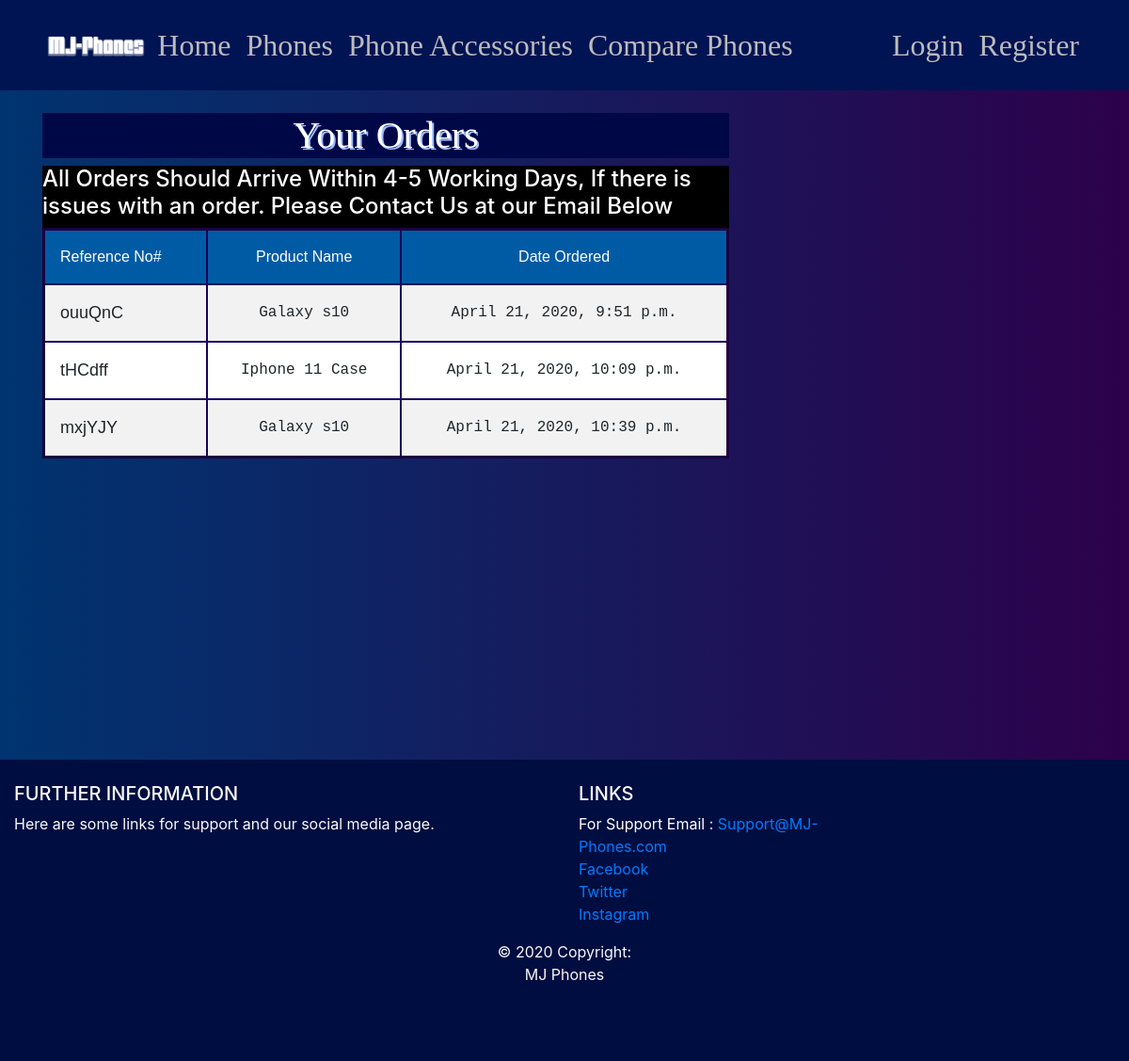
Screenshot of /orders/ with the database file from the repository.
### Phones/models.py (models this page shows, shortened)
class Order(models.Model):
    username = models.CharField(max_length=40)
    phoneProductID = models.IntegerField(blank=True, null=True)
    phoneName = models.CharField(max_length=40, blank=True, null=True)
    accessoryProductID = models.IntegerField(blank=True, null=True)
    accessoryName = models.CharField(max_length=40, blank=True, null=True)
    referrence = models.CharField(
        max_length=6,
        blank=True,
        editable=False,
        unique=True,
        default=random_string
    )
    date_ordered = models.DateTimeField(
        editable=False,
        default=datetime.datetime.today()
    )

### Phones/views.py (the view)
# urls.py: path('orders/',views.orders,name="MJ-Phones-Orders")
def orders(request):
    username = request.user.username
    queryset = Order.objects.filter(username__icontains=username)
    context = {
        'orders': queryset,
    }
    return render(request, 'phone/orders.html', context)

### Phones/Templates/phone/orders.html
{% extends "phone/base.html" %}
{% block content %}
{% load static %}
<link rel="stylesheet" href="{% static 'orders.css'%}">
<h1 class="home-h1">Your Orders</h1>
<div class="orderDiv">
<h4 style='color:white;'> All Orders Should Arrive Within 4-5 Working Days, If there is issues with an order. Please Contact Us at our Email Below</h4>
    <table style="">
        <tr class="topRows">
            <td>Reference No#</td>
            <td>Product Name</td>
            <td>Date Ordered</td>
        </tr>
    {% for order in orders %}
         <tr>
            <td class="reference">{{order.referrence}}</td>
            {% if order.phoneName is not None %}
                <td>{{ order.phoneName }}</td>
            {% elif order.accessoryName is not None %}
                <td>{{ order.accessoryName }}</td>
            {% endif %}
            <td>{{order.date_ordered}}</td>
        </tr>
    {% endfor %}
    </table>
</div>
{% endblock content %}

### Phones/static/main.css (style rules this page uses)
body { background: #141E30; background: -webkit-linear-gradient(to right, rgb(1, 38, 80), rgb(19, 1, 53)); background: linear-gradient(to right, rgb(0, 52, 112), rgb(45, 1, 75)); margin-top: 5rem; min-height: 100%; height: 100%; background-repeat: repeat-y; }
.home-h1 { text-align: center; text-shadow: 2px 2px #9bbbff; font-family: "Agency FB"; color: white; background-color: rgb(0, 7, 71); }
html { height: 100% }
h1, h2, h3, h4, h5, h6 { color: #4d4d4d; }

### Phones/static/orders.css (style rules this page uses)
table { border-collapse: collapse; border-spacing: 0; width: 100%; border: 3px solid rgb(29, 0, 63); margin-left: 1rem; margin:auto; }
table { border-collapse: collapse; font-family: 'Courier New', Courier, monospace; }
table td { border: 2.5px solid rgb(28, 0, 92); }
table tr:first-child td { border-top: 0; }
table tr td:first-child { border-left: 0; }
table tr:last-child td { border-bottom: 0; }
table tr td:last-child { border-right: 0; }
th, td { text-align: center; padding: 16px; }
th:first-child, td:first-child { text-align: left; }
tr:nth-child(even) { background-color: #f2f2f2 }
.orderDiv { background-color:black; margin-bottom: 20rem; }
.reference { font-size: large; font-family: Arial, Helvetica, sans-serif; }
.topRows { background-color: #005ba5; color:white; font-family: Impact, Haettenschweiler, 'Arial Narrow Bold', sans-serif; }

### rows the page displays
Order: referrence "ouuQnC", phoneName "Galaxy s10", date_ordered "April 21, 2020, 9:51 p.m."
Order: referrence "tHCdff", accessoryName "Iphone 11 Case", date_ordered "April 21, 2020, 10:09 p.m."
Order: referrence "mxjYJY", phoneName "Galaxy s10", date_ordered "April 21, 2020, 10:39 p.m."
